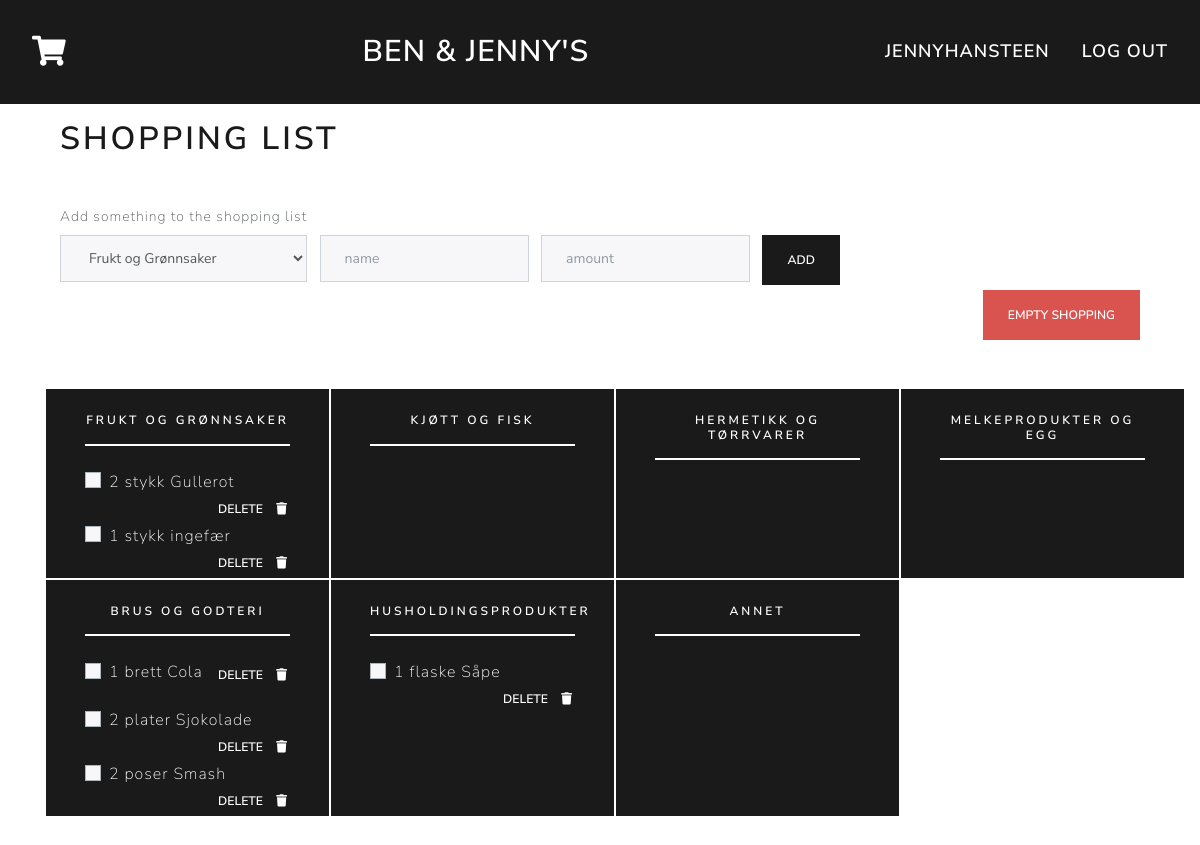
The app's page /recipes/shopping/ (signed in), older data.
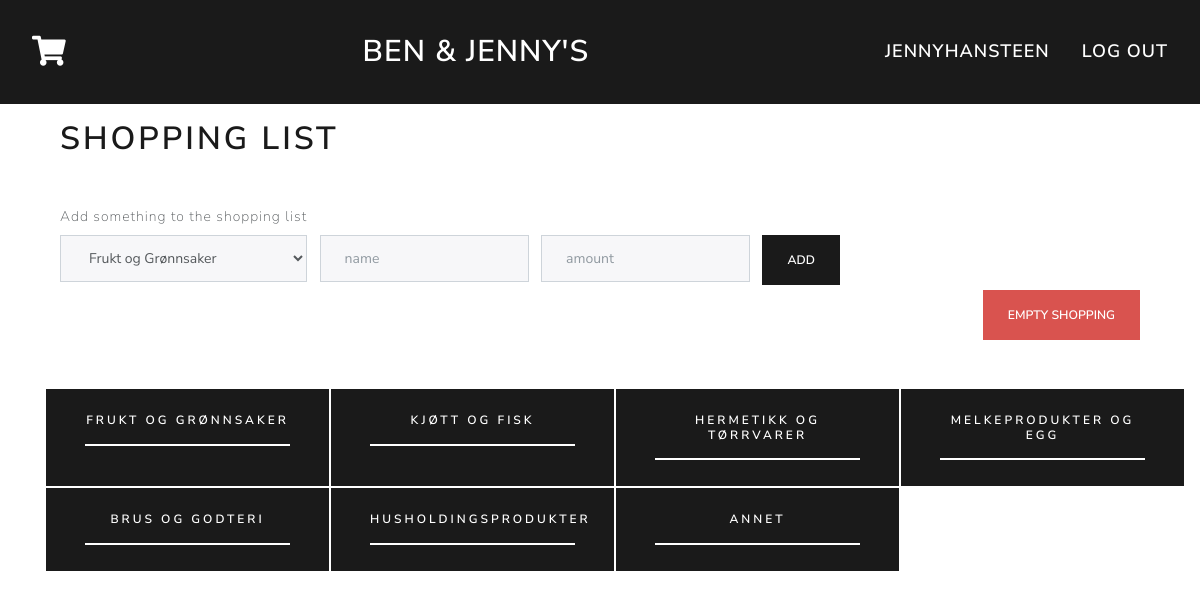
The same page, newer data.
### recipes/models.py (models this page shows, shortened)
class Tagg(models.Model):
    name = models.CharField(max_length=80)

class IngredientToShop(models.Model):
    shopper = models.ForeignKey(User, on_delete=models.CASCADE)
    ingredient = models.ForeignKey(Ingredient, on_delete=models.CASCADE)

class Ingredient(models.Model):
    info = models.ForeignKey(Info, on_delete=models.CASCADE, null=True)
    name = models.CharField(max_length=200)
    measurment = models.CharField(max_length=200)
    tagg = models.ForeignKey(Tagg, on_delete=models.SET_NULL, null=True)

### recipes/views.py (the view, shortened to what this page needs)
# urls.py: path('shopping/', views.shopping, name="shopping"),
def shopping(request):
    if request.user.is_authenticated:
        current_user = request.user
        tagg_list = Tagg.objects.order_by('id')
        shop_list = IngredientToShop.objects.filter(shopper=current_user)
        context = {'tagg_list': tagg_list, 'shop_list': shop_list, }
        return render(request, 'recipes/shopping.html', context)
    else:
        return HttpResponseRedirect("/recipes/")

### recipes/templates/recipes/shopping.html (shortened to what this page needs)
{% extends 'base.html' %}
{% block content %}
{% if tagg_list %}
<div style="padding-top: 40px; padding-left:60px;">
    <h1> Shopping List </h1>
    <ul class="list-inline list-unstyled mt-5" style="padding-right:60px;">
        <form action="/recipes/shopping/" method="post">
                <li class="list-inline-item mb-2">
                    <label for="tagg">Add something to the shopping list</label>
                    <select class="form-control" name ="tagg" id="select">
                    {% for tagg in tagg_list %}
                    <option value="{{ tagg.id }}">{{ tagg.name }}</option>
                    {% endfor %}
                    </select>
                </li>
                <li class="list-inline-item mb-2"> <input type="text" name ="name" required class="form-control" placeholder="name"> </li>
                <li class="list-inline-item mb-2"> <input type="text" name ="measurment" required class="form-control" placeholder="amount"> </li>
                <button type="submit" class="btn btn-primary">Add</button>
        </form>
        <a href="/recipes/delete_all"><button type="button" class="btn btn-danger float-right">Empty shopping</button></a>
    </ul>
    <div class="row pt-5 pb-5" style="width: 100%;">
        {% for tagg in tagg_list %}
        <div class=" text-white bg-primary order-lg-2 col-lg-3 border border-white">
            <div class=" card-body pt-4 pl-4 pr-4" style="padding-bottom: 10px; padding-left: 10px;">
                <h6 class="card-title" style="text-align:center;">{{tagg.name}}</h6>
                <hr style="height:2px;border-width:0;color:white;background-color:white">
                <div class="tab-content">
                    {% for item in shop_list %}
                    {% if item.ingredient.tagg == tagg %}
                    <div class="custom-control custom-checkbox">
                        <ul class="list-inline list-unstyled mt-4">
                            <li class="list-inline-item"> <label class="custom-control-label" for="{{tagg.id}}{{ forloop.counter }}" style="font-size: 16px;">{{ item.ingredient.measurment }} {{ item.ingredient.name }}</label> </li>
                            <li class="list-inline-item float-right"><a href="/recipes/delete/{{item.id}}"> <button type="button" class="btn btn-primary" style="padding:2px;"> Delete <i class="fa fa-trash -fluid" style="padding-left: 10px;"></i> </button></a></li>
                        </ul>
                    </div>
                    {% endif %}
                    {% endfor %}
                </div>
            </div>
        </div>
        {% endfor %}
    </div>
</div>
{% else %}
    <p>Taggs are available.</p>
{% endif %}
{% endblock %}

### templates/base.html (shortened to what this page needs)
<!DOCTYPE html>
<html>
<head>
    <link rel="stylesheet" href="https://cdnjs.cloudflare.com/ajax/libs/font-awesome/5.15.1/css/all.min.css" />
    <link rel="stylesheet" href="https://stackpath.bootstrapcdn.com/bootswatch/4.5.2/lux/bootstrap.min.css">
</head>
<body>
    <nav class="navbar navbar-expand-lg navbar-dark fixed-top bg-primary">
        {% if user.is_authenticated %}
        <a class="nav-link" href="/recipes/shopping"><i class="fas fa-shopping-cart" style="color: white; font-size: 30px;"></i></a></td>
        {% endif %}
        <a class="navbar-brand mx-auto" href="/recipes/" style="font-size:30px;">Ben & Jenny's</a>
        {% if user.is_authenticated %}
        <a class="nav-link" href="/recipes/account/" style="color: white; font-size: 18px;"> {{ user.username }} </a>
            <a class="nav-link" href="/recipes/accounts/logout/" style="color: white; font-size: 18px;"> Log out </a>
        {% else %}
        <a class="nav-link" href="/recipes/accounts/login/" style="color: white; font-size: 18px;">Log In</a>
        {% endif %}
    </nav>
    <main>
    <div style="padding-bottom: 80px;"></div>
    {% block content %}
    {% endblock %}
    </main>
</body>
</html>

Row changes from the older to the newer data that the page shows:
removed IngredientToShop: ingredient.measurment "2 stykk", ingredient.name "Gullerot", shown under Tagg "FRUKT OG GRØNNSAKER"
removed IngredientToShop: ingredient.measurment "1 stykk", ingredient.name "ingefær", shown under Tagg "FRUKT OG GRØNNSAKER"
removed IngredientToShop: ingredient.measurment "1 brett", ingredient.name "Cola", shown under Tagg "BRUS OG GODTERI"
removed IngredientToShop: ingredient.measurment "2 plater", ingredient.name "Sjokolade", shown under Tagg "BRUS OG GODTERI"
removed IngredientToShop: ingredient.measurment "2 poser", ingredient.name "Smash", shown under Tagg "BRUS OG GODTERI"
removed IngredientToShop: ingredient.measurment "1 flaske", ingredient.name "Såpe", shown under Tagg "HUSHOLDINGSPRODUKTER"
